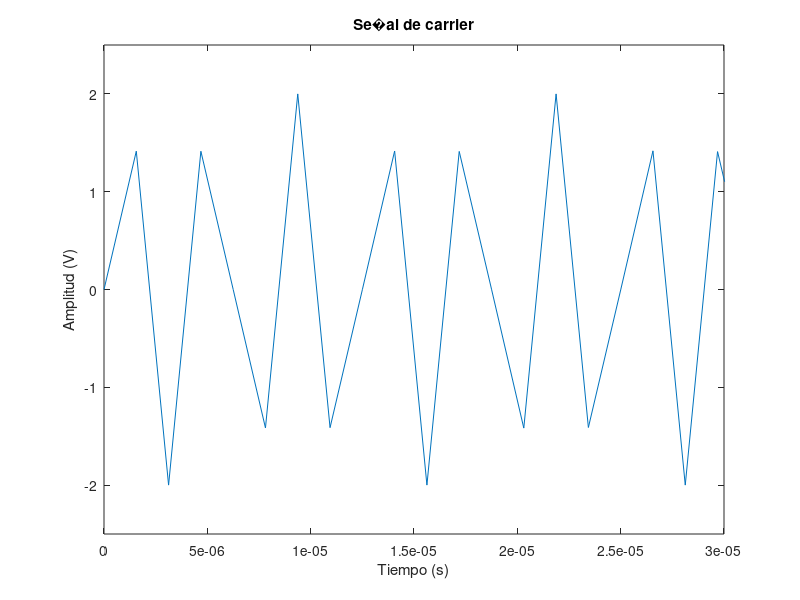
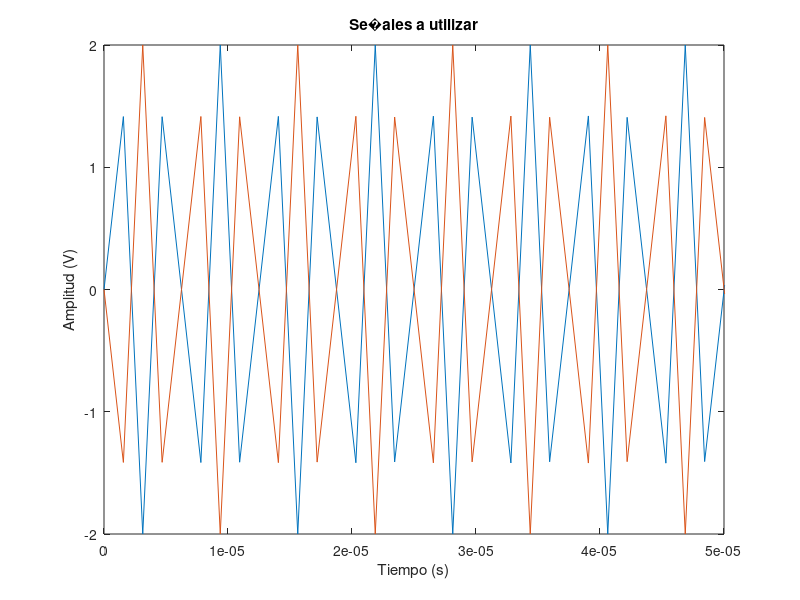
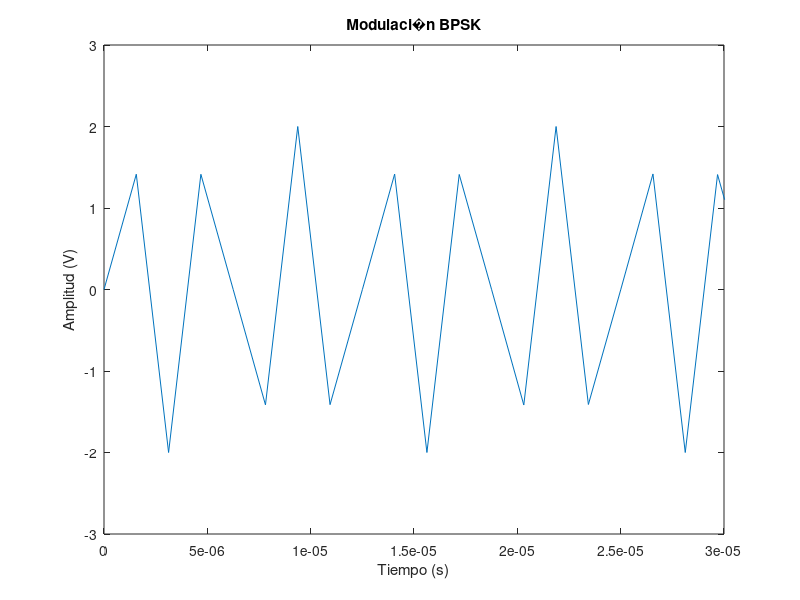
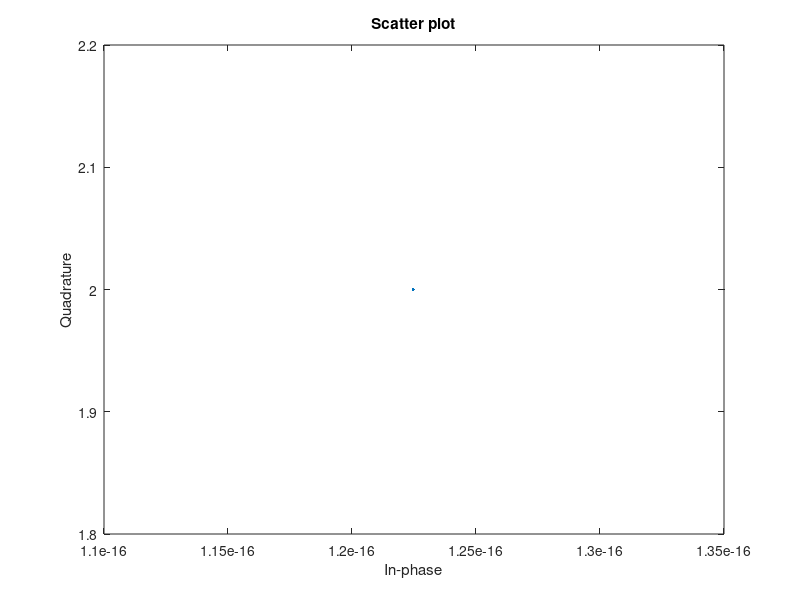

Source code (MATLAB) for these figures, in order: (Note: this script raises an error after producing the figures.)
%Comunicaciones Digitales
%Andy Paulo Ramirez-1087586 
%Julio Francisco Nuñez
%Proyecto final: Sistema de comunicaciones digitales para compañías
clc
clear 

%% Parte 1: Tomar una informacion (imagen) convertirla a un stream de bits (bitstream) 

% Ia= imread('imagen.jpeg');
% I = imresize(Ia, [256 256]);
% figure
% imshow(I)
% 
% J_A = I(1:size(I,1),1:size(I,2),1);
% J_B = 0;%I(1:size(I,1),1:size(I,2),2);
% J_C = 0;%I(1:size(I,1),1:size(I,2),3);
% imshow(J_A)
% % % % K = cat(3,J_A,J_B,J_C);
% % % % figure
% % % % imshow(K)
% 
% A = reshape(J_A,[],1);
% B = reshape(J_B,[],1);
% C = reshape(J_C,[],1);
% 
% % % % AR = reshape(A,size(J_A,1),size(J_A,2));
% % % % BR = reshape(B,size(J_B,1),size(J_B,2));
% % % % CR = reshape(C,size(J_C,1),size(J_C,2));
% % % % 
% % % % K = cat(3,AR,BR,CR);
% % % % figure
% % % % imshow(K)
% 
% Z = [A;B;C];
% 
% U = de2bi(Z);
% bitstream = reshape(U,[],1);
% 
% figure (2)
% stairs(bitstream)
% title('Senal de Bits de informacion de la Imagen');
% xlabel('Cantidad de muestras');
% ylabel('Amplitud');
% axis([0 30e01 -0.5 1.5])

%% Generando un vector de bits aleatorios 

 bitstream = randi([0,1],1,10e3); % Bits de data aleatoria.





%% Modulación de la señal - Modulaciones a utilizar 

        %BFSK           %BPSK           %QAM

 %% Modulacion BFSK para la señal 
% Fs1 = 1000e8;                    %frecuencia de muestreo       
% T1 = 1/Fs1;                       %periodo de muestreo
% t1 = 0:T1:0.00000001;             %vector de tiempo
% f1_1 = 1100e6;                  %frecuencia portadora 1
% f2_1 = 1200e6;                  %frecuencia portadora 2
% portadora1BFSK = cos(2*pi*f1_1*t1);  %portadora 1
% portadora2BFSK = cos(2*pi*f2_1*t1);  %portadora 2
% 
% figure(1)
% subplot(2,1,1)
% plot(t1,portadora1BFSK)
% xlim([0 0.000000005])
% title("Portadora 1 Modulacion BFSK.")   %Ploteando la portadora 1
% ylabel("Amplitud (V)")
% xlabel("Tiempo (s)")
% grid on
% subplot(2,1,2)
% plot(t1,portadora2BFSK)
% xlim([0 0.000000005])
% title("Portadora 2 Modulacion BFSK.")   %Ploteando la portadora 2
% ylabel("Amplitud (V)")
% xlabel("Tiempo (s)")
% grid on
% 
% %Upsample a la senal de informacion
% 
% k = 1;
% for i = 1:length(bitstream)
%     for j =1:32
%         bitstream_UP(k) = bitstream(i);
%         k = k + 1;
%     end
% end
% figure(2)
% plot(bitstream_UP)
% title('Upsample de la informaci�n 2')
% axis([0 20*64 -0.5 1.5])
% 
% % % Modulacion 
% 
% j = 1;
% for i = 1:length(bitstream)
%     if bitstream(i) == 1
%         MODBFSK_bitstream(j:j+1000) = portadora1BFSK(1:1001);
%     end
%     if bitstream(i) == 0
%         MODBFSK_bitstream(j:j+1000) = portadora2BFSK(1:1001);
%     end
%     j = j + 1001;
% end
% figure(3)
% plot(MODBFSK_bitstream)
% title('Modulacion BFSK')
% xlabel('Tiempo (s)')
% ylabel('Amplitud (V)')
% axis([0 10000 -1.5 1.5])
% grid on
% % Espectro en frecuencia de la senal de informacion 1 modulada a BFSK.
% f_s = 1000e8;
% X = abs(fft(MODBFSK_bitstream));         % Transformada rapida de Fourier.
% m = length(MODBFSK_bitstream);                
% w = linspace(0,f_s,m)- f_s/2;
% figure(4)
% stem(w,abs(fftshift(fft(MODBFSK_bitstream))),'black')
% title('|X(w)|')
% xlabel('Frecuencia (Hz)')
% xlim([-3e9 3e9])

%% Modulación BPSK para la señal 

% Fs2 = 20e9;          %frecuencia de muestreo       
% T2 = 1/Fs2;            %periodo de muestreo
% t2 = 0:T2:0.000001;  %vector de tiempo
%  
% Ac=5;                  %Amplitud de la portadora
% %mc=4;                  %fc>>fs fc=mc*fs fs=1/Tb  fs=1GHz  
% fc=1e9;          %frecuencia del carrier 
% fase1=0;               %fase del carrier para bit 1
% fase2=pi;              %fase del carrier para bit 0
%                 
% t2L=length(t2);
% x_mod=[];
% for i=1:length(bitstream)
%     if (bitstream(i)==1)
%         x_mod0=Ac*cos(2*pi*fc*t2+fase1);    %modulation signal with carrier signal 1
%     else
%         x_mod0=Ac*cos(2*pi*fc*t2+fase2);    %modulation signal with carrier signal 2
%     end
%     x_mod=[x_mod x_mod0];
% end
% x_mod=transpose(x_mod);
% t2=1:length(x_mod);
% figure(1)
% plot(t2,x_mod)
% xlabel('Time(sec)');
% ylabel('Amplitude(volt)');
% title('Signal of  BASK modulation ');
% xlim([0 400])


%% 

% Upsample de la se�al.
k = 1;
datos = zeros(length(bitstream)*64,1);
for i = 1:length(bitstream)
    for j = 1:64
        datos(k) = bitstream(i);
        k = k + 1;
    end
end

t = linspace(0,1,length(datos));        %vector de tiempo
% fs = length(datos);                     %frecuencia de sampleo 64 KHz
A = 2;                                  %Amplitud de la señal
f = 10e6;                               %frecuencia del carrier
carrier = A*(cos(2*pi*f*t + pi/2) + 1i*sin(2*pi*f*t + pi/2));
figure(1)
plot(t,carrier)
axis([0 0.00003 -2.5 2.5])
title('Se�al de carrier')
xlabel('Tiempo (s)')
ylabel('Amplitud (V)')
y_BPSK1 = zeros(length(datos),1);
y_BPSK = zeros(length(datos),1);
s1 = A*(cos(2*pi*f*t + pi/2) + 1i*sin(2*pi*f*t + pi/2));
s2 = A*(cos(2*pi*f*t - pi/2) + 1i*sin(2*pi*f*t - pi/2));
s = [s1(1) s2(2)];
scatterplot(s)
figure(2)
plot(t,real(s1),t,real(s2))
title('Se�ales a utilizar')
xlabel('Tiempo (s)')
ylabel('Amplitud (V)')
    xlim([0 0.00005])
% Modulaci�n BPSK
for i = 1:length(datos)
    if datos(i) == 1
        y_BPSK(i) = s1(i);
    end
    if datos(i) == 0
        y_BPSK(i) = s2(i);
    end
end
figure(3)
plot(t,real(y_BPSK))
axis([0 0.01 -3 3])
title('Modulaci�n BPSK')
xlabel('Tiempo (s)')
ylabel('Amplitud (V)')
xlim([0 0.00003])
scatterplot(y_BPSK(1))
% BER BPSK
SNRdB = 0:1:15; %valores de SNR a medir.
SNR = 10.^(SNRdB/10); %SNR en escala decimal.
BER_sim = zeros(1,length(SNR)); %Vector donde calcularemos el BER.
datarec = zeros(length(bitstream),1);
Es = ((max(y).^2) + (min(y).^2))/2;
for i=1:length(SNR)
    %Canal
    doble_var_n = Es/SNR(i); %doble de la varianza de AWGN.
    channel = 1; %Asumimos que nuestro canal es ideal.
    n = randn(length(y_BPSK),1)*sqrt(doble_var_n/2);
    %Receptor
    MOD_REC = (y_BPSK.*channel) + n; % se�al*canal + ruido
    k = 1;
    for j = 1:64:length(MOD_REC)
        a(k) = phase(MOD_REC(j));
        if a(k) > 0
            datarec(k) = 1;
        else
            datarec(k) = 0;
        end
        k = k + 1;
    end
    error = sum(datarec~=bits);
    BER_sim(i) = error/length(datarec); %errores se van guardando en este vector, y se dividen entre el total de data transmitida.
end
figure(4)
semilogy(SNRdB,BER_sim,'*-') %plot semilogaritmico BER vs SNRdB
title('BER de Se�al transmitida')
xlabel('SNR(dB)')
ylabel('BER')
k = 1;
for i = 1:64:length(MOD_REC)
    b(k) = MOD_REC(i);
    k = k + 1;
end
scatterplot(b)




















